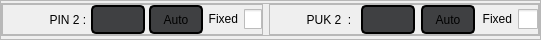
                        <widget class="QFrame" name="frame_23">
                         <property name="maximumSize">
                          <size>
                           <width>16777215</width>
                           <height>40</height>
                          </size>
                         </property>
                         <property name="styleSheet">
                          <string notr="true"/>
                         </property>
                         <property name="frameShape">
                          <enum>QFrame::StyledPanel</enum>
                         </property>
                         <property name="frameShadow">
                          <enum>QFrame::Raised</enum>
                         </property>
                         <layout class="QGridLayout" name="gridLayout_19">
                          <property name="leftMargin">
                           <number>0</number>
                          </property>
                          <property name="topMargin">
                           <number>0</number>
                          </property>
                          <property name="rightMargin">
                           <number>0</number>
                          </property>
                          <property name="bottomMargin">
                           <number>0</number>
                          </property>
                          <property name="verticalSpacing">
                           <number>0</number>
                          </property>
                          <item row="0" column="0">
                           <widget class="QFrame" name="frame_25">
                            <property name="maximumSize">
                             <size>
                              <width>16777215</width>
                              <height>33</height>
                             </size>
                            </property>
                            <property name="styleSheet">
                             <string notr="true"/>
                            </property>
                            <property name="frameShape">
                             <enum>QFrame::StyledPanel</enum>
                            </property>
                            <property name="frameShadow">
                             <enum>QFrame::Raised</enum>
                            </property>
                            <layout class="QGridLayout" name="gridLayout_20">
                             <property name="leftMargin">
                              <number>0</number>
                             </property>
                             <property name="topMargin">
                              <number>0</number>
                             </property>
                             <property name="rightMargin">
                              <number>0</number>
                             </property>
                             <property name="bottomMargin">
                              <number>0</number>
                             </property>
                             <property name="horizontalSpacing">
                              <number>6</number>
                             </property>
                             <property name="verticalSpacing">
                              <number>0</number>
                             </property>
                             <item row="0" column="1">
                              <widget class="QFrame" name="frame_41">
                               <property name="styleSheet">
                                <string notr="true"/>
                               </property>
                               <property name="frameShape">
                                <enum>QFrame::StyledPanel</enum>
                               </property>
                               <property name="frameShadow">
                                <enum>QFrame::Raised</enum>
                               </property>
                               <layout class="QGridLayout" name="gridLayout_36">
                                <property name="leftMargin">
                                 <number>0</number>
                                </property>
                                <property name="topMargin">
                                 <number>0</number>
                                </property>
                                <property name="rightMargin">
                                 <number>0</number>
                                </property>
                                <property name="bottomMargin">
                                 <number>0</number>
                                </property>
                                <property name="verticalSpacing">
                                 <number>0</number>
                                </property>
                                <item row="0" column="1">
                                 <widget class="QLineEdit" name="puk2_text">
                                  <property name="contextMenuPolicy">
                                   <enum>Qt::NoContextMenu</enum>
                                  </property>
                                  <property name="styleSheet">
                                   <string notr="true">QLineEdit{
background-color: rgba(63,64,66,255);
border:2px solid black;
height:25px;
border-radius:5px;
color:white;width:50px;
}
QLineEdit:focus {
 background-color: rgba(63,64,66,255);

border:2px solid black;
}
QLineEdit:hover{
border:2px solid black;
}</string>
                                  </property>
                                  <property name="inputMethodHints">
                                   <set>Qt::ImhDigitsOnly</set>
                                  </property>
                                  <property name="maxLength">
                                   <number>8</number>
                                  </property>
                                  <property name="alignment">
                                   <set>Qt::AlignCenter</set>
                                  </property>
                                  <property name="readOnly">
                                   <bool>false</bool>
                                  </property>
                                 </widget>
                                </item>
                                <item row="0" column="3">
                                 <widget class="QCheckBox" name="puk2_rand_check">
                                  <property name="layoutDirection">
                                   <enum>Qt::RightToLeft</enum>
                                  </property>
                                  <property name="styleSheet">
                                   <string notr="true">#puk2_rand_check{
	font: 700 9pt &quot;Segoe UI&quot;;
}
#puk2_rand_check::indicator
                                          {
                               width : 20px;
                               height : 20px;
                               }

#puk2_rand_check::indicator:unchecked{

	image: url(resources/style/icons/unchk3.ico);
}
#puk2_rand_check::indicator:checked{

	image: url(resources/style/icons/chk3.ico);
}</string>
                                  </property>
                                  <property name="text">
                                   <string>Fixed</string>
                                  </property>
                                 </widget>
                                </item>
                                <item row="0" column="0">
                                 <widget class="QLabel" name="puk2_label">
                                  <property name="text">
                                   <string>           PUK 2  : </string>
                                  </property>
                                 </widget>
                                </item>
                                <item row="0" column="2">
                                 <widget class="QPushButton" name="puk2_auto">
                                  <property name="cursor">
                                   <cursorShape>PointingHandCursor</cursorShape>
                                  </property>
                                  <property name="contextMenuPolicy">
                                   <enum>Qt::NoContextMenu</enum>
                                  </property>
                                  <property name="styleSheet">
                                   <string notr="true">QPushButton{background-color: rgba(63,64,66,255);
font: 600 9pt &quot;Segoe UI&quot;;
height:26px;
width:50px;
border-radius:5px;
border:2px solid black;
}
QPushButton:hover{

background-color:rgba(32,33,36,255);
}</string>
                                  </property>
                                  <property name="text">
                                   <string>Auto</string>
                                  </property>
                                 </widget>
                                </item>
                               </layout>
                              </widget>
                             </item>
                             <item row="0" column="0">
                              <widget class="QFrame" name="frame_36">
                               <property name="styleSheet">
                                <string notr="true"/>
                               </property>
                               <property name="frameShape">
                                <enum>QFrame::StyledPanel</enum>
                               </property>
                               <property name="frameShadow">
                                <enum>QFrame::Raised</enum>
                               </property>
                               <layout class="QGridLayout" name="gridLayout_31">
                                <property name="leftMargin">
                                 <number>0</number>
                                </property>
                                <property name="topMargin">
                                 <number>0</number>
                                </property>
                                <property name="rightMargin">
                                 <number>0</number>
                                </property>
                                <property name="bottomMargin">
                                 <number>0</number>
                                </property>
                                <property name="horizontalSpacing">
                                 <number>4</number>
                                </property>
                                <property name="verticalSpacing">
                                 <number>6</number>
                                </property>
                                <item row="0" column="3">
                                 <widget class="QCheckBox" name="pin2_rand_check">
                                  <property name="layoutDirection">
                                   <enum>Qt::RightToLeft</enum>
                                  </property>
                                  <property name="styleSheet">
                                   <string notr="true">#pin2_rand_check{
	font: 700 9pt &quot;Segoe UI&quot;;
}
#pin2_rand_check::indicator
                               {
margin-left:-2px;
                               width : 20px;
                               height : 20px;
                               }
                          
#pin2_rand_check::indicator:unchecked{

	image: url(resources/style/icons/unchk3.ico);
}
#pin2_rand_check::indicator:checked{

	image: url(resources/style/icons/chk3.ico);
}</string>
                                  </property>
                                  <property name="text">
                                   <string>Fixed</string>
                                  </property>
                                 </widget>
                                </item>
                                <item row="0" column="1">
                                 <widget class="QLineEdit" name="pin2_text">
                                  <property name="contextMenuPolicy">
                                   <enum>Qt::NoContextMenu</enum>
                                  </property>
                                  <property name="styleSheet">
                                   <string notr="true">QLineEdit{
background-color: rgba(63,64,66,255);
border:2px solid black;
height:25px;
border-radius:5px;
color:white;
width:50px;
}
QLineEdit:focus {
 background-color: rgba(63,64,66,255);

border:2px solid black;
}
QLineEdit:hover{
border:2px solid black;
}</string>
                                  </property>
                                  <property name="inputMethodHints">
                                   <set>Qt::ImhDigitsOnly</set>
                                  </property>
                                  <property name="maxLength">
                                   <number>4</number>
                                  </property>
                                  <property name="alignment">
                                   <set>Qt::AlignCenter</set>
                                  </property>
                                  <property name="readOnly">
                                   <bool>false</bool>
                                  </property>
                                 </widget>
                                </item>
                                <item row="0" column="0">
                                 <widget class="QLabel" name="pin2_label">
                                  <property name="text">
                                   <string>              PIN 2 :</string>
                                  </property>
                                 </widget>
                                </item>
                                <item row="0" column="2">
                                 <widget class="QPushButton" name="pin2_auto">
                                  <property name="cursor">
                                   <cursorShape>PointingHandCursor</cursorShape>
                                  </property>
                                  <property name="contextMenuPolicy">
                                   <enum>Qt::NoContextMenu</enum>
                                  </property>
                                  <property name="styleSheet">
                                   <string notr="true">QPushButton{background-color: rgba(63,64,66,255);
font: 600 9pt &quot;Segoe UI&quot;;
height:26px;
width:50px;
border-radius:5px;
border:2px solid black;
}
QPushButton:hover{

background-color:rgba(32,33,36,255);
}</string>
                                  </property>
                                  <property name="text">
                                   <string>Auto</string>
                                  </property>
                                 </widget>
                                </item>
                               </layout>
                              </widget>
                             </item>
                            </layout>
                           </widget>
                          </item>
                         </layout>
                        </widget>
